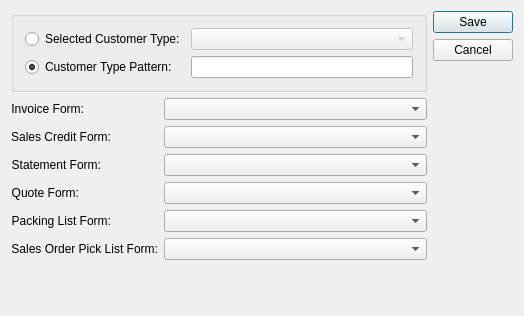
<?xml version="1.0" encoding="UTF-8"?>
<ui version="4.0">
 <comment>This file is part of the xTuple ERP: PostBooks Edition, a free and
open source Enterprise Resource Planning software suite,
Copyright (c) 1999-2018 by OpenMFG LLC, d/b/a xTuple.
It is licensed to you under the Common Public Attribution License
version 1.0, the full text of which (including xTuple-specific Exhibits)
is available at www.xtuple.com/CPAL.  By using this software, you agree
to be bound by its terms.</comment>
 <class>customerFormAssignment</class>
 <widget class="QDialog" name="customerFormAssignment">
  <property name="geometry">
   <rect>
    <x>0</x>
    <y>0</y>
    <width>524</width>
    <height>316</height>
   </rect>
  </property>
  <property name="windowTitle">
   <string>Customer Form Assignment</string>
  </property>
  <layout class="QGridLayout" name="gridLayout">
   <item row="0" column="1">
    <widget class="QDialogButtonBox" name="_buttonBox">
     <property name="orientation">
      <enum>Qt::Vertical</enum>
     </property>
     <property name="standardButtons">
      <set>QDialogButtonBox::Cancel|QDialogButtonBox::Save</set>
     </property>
    </widget>
   </item>
   <item row="0" column="0">
    <layout class="QVBoxLayout">
     <item>
      <widget class="QGroupBox" name="_customerTypeGroup">
       <property name="title">
        <string/>
       </property>
       <layout class="QGridLayout" name="gridLayout_2">
        <item row="0" column="0">
         <widget class="QRadioButton" name="_selectedCustomerType">
          <property name="text">
           <string>Selected Customer Type:</string>
          </property>
         </widget>
        </item>
        <item row="0" column="1">
         <widget class="XComboBox" name="_customerTypes">
          <property name="enabled">
           <bool>false</bool>
          </property>
          <property name="sizePolicy">
           <sizepolicy hsizetype="Expanding" vsizetype="Fixed">
            <horstretch>0</horstretch>
            <verstretch>0</verstretch>
           </sizepolicy>
          </property>
          <property name="type">
           <enum>XComboBox::CustomerTypes</enum>
          </property>
         </widget>
        </item>
        <item row="1" column="0">
         <widget class="QRadioButton" name="_customerTypePattern">
          <property name="text">
           <string>Customer Type Pattern:</string>
          </property>
          <property name="checked">
           <bool>true</bool>
          </property>
         </widget>
        </item>
        <item row="1" column="1">
         <widget class="XLineEdit" name="_customerType">
          <property name="enabled">
           <bool>true</bool>
          </property>
         </widget>
        </item>
       </layout>
      </widget>
     </item>
     <item>
      <layout class="QFormLayout" name="formLayout">
       <item row="1" column="0">
        <widget class="QLabel" name="_invoiceFormLit">
         <property name="text">
          <string>Invoice Form:</string>
         </property>
         <property name="alignment">
          <set>Qt::AlignRight|Qt::AlignTrailing|Qt::AlignVCenter</set>
         </property>
        </widget>
       </item>
       <item row="1" column="1">
        <widget class="XComboBox" name="_invoiceForm">
         <property name="sizePolicy">
          <sizepolicy hsizetype="Expanding" vsizetype="Fixed">
           <horstretch>0</horstretch>
           <verstretch>0</verstretch>
          </sizepolicy>
         </property>
         <property name="allowNull">
          <bool>true</bool>
         </property>
         <property name="nullStr">
          <string>Default</string>
         </property>
         <property name="type">
          <enum>XComboBox::Reports</enum>
         </property>
        </widget>
       </item>
       <item row="2" column="0">
        <widget class="QLabel" name="_creditMemoLit">
         <property name="text">
          <string>Sales Credit Form:</string>
         </property>
         <property name="alignment">
          <set>Qt::AlignRight|Qt::AlignTrailing|Qt::AlignVCenter</set>
         </property>
        </widget>
       </item>
       <item row="2" column="1">
        <widget class="XComboBox" name="_creditMemoForm">
         <property name="sizePolicy">
          <sizepolicy hsizetype="Expanding" vsizetype="Fixed">
           <horstretch>0</horstretch>
           <verstretch>0</verstretch>
          </sizepolicy>
         </property>
         <property name="allowNull">
          <bool>true</bool>
         </property>
         <property name="nullStr">
          <string>Default</string>
         </property>
         <property name="type">
          <enum>XComboBox::Reports</enum>
         </property>
        </widget>
       </item>
       <item row="3" column="0">
        <widget class="QLabel" name="_statementLit">
         <property name="text">
          <string>Statement Form:</string>
         </property>
         <property name="alignment">
          <set>Qt::AlignRight|Qt::AlignTrailing|Qt::AlignVCenter</set>
         </property>
        </widget>
       </item>
       <item row="3" column="1">
        <widget class="XComboBox" name="_statementForm">
         <property name="sizePolicy">
          <sizepolicy hsizetype="Expanding" vsizetype="Fixed">
           <horstretch>0</horstretch>
           <verstretch>0</verstretch>
          </sizepolicy>
         </property>
         <property name="allowNull">
          <bool>true</bool>
         </property>
         <property name="nullStr">
          <string>Default</string>
         </property>
         <property name="type">
          <enum>XComboBox::Reports</enum>
         </property>
        </widget>
       </item>
       <item row="4" column="0">
        <widget class="QLabel" name="_quoteFormLit">
         <property name="text">
          <string>Quote Form:</string>
         </property>
         <property name="alignment">
          <set>Qt::AlignRight|Qt::AlignTrailing|Qt::AlignVCenter</set>
         </property>
        </widget>
       </item>
       <item row="4" column="1">
        <widget class="XComboBox" name="_quoteForm">
         <property name="sizePolicy">
          <sizepolicy hsizetype="Expanding" vsizetype="Fixed">
           <horstretch>0</horstretch>
           <verstretch>0</verstretch>
          </sizepolicy>
         </property>
         <property name="allowNull">
          <bool>true</bool>
         </property>
         <property name="nullStr">
          <string>Default</string>
         </property>
         <property name="type">
          <enum>XComboBox::Reports</enum>
         </property>
        </widget>
       </item>
       <item row="5" column="0">
        <widget class="QLabel" name="_packingListFormLit">
         <property name="text">
          <string>Packing List Form:</string>
         </property>
         <property name="alignment">
          <set>Qt::AlignRight|Qt::AlignTrailing|Qt::AlignVCenter</set>
         </property>
        </widget>
       </item>
       <item row="5" column="1">
        <widget class="XComboBox" name="_packingListForm">
         <property name="sizePolicy">
          <sizepolicy hsizetype="Expanding" vsizetype="Fixed">
           <horstretch>0</horstretch>
           <verstretch>0</verstretch>
          </sizepolicy>
         </property>
         <property name="allowNull">
          <bool>true</bool>
         </property>
         <property name="nullStr">
          <string>Default</string>
         </property>
         <property name="type">
          <enum>XComboBox::Reports</enum>
         </property>
        </widget>
       </item>
       <item row="6" column="0">
        <widget class="QLabel" name="_soPickListFormLit">
         <property name="text">
          <string>Sales Order Pick List Form:</string>
         </property>
         <property name="alignment">
          <set>Qt::AlignRight|Qt::AlignTrailing|Qt::AlignVCenter</set>
         </property>
        </widget>
       </item>
       <item row="6" column="1">
        <widget class="XComboBox" name="_soPickListForm">
         <property name="allowNull">
          <bool>true</bool>
         </property>
         <property name="nullStr">
          <string>Default</string>
         </property>
         <property name="type">
          <enum>XComboBox::Reports</enum>
         </property>
        </widget>
       </item>
      </layout>
     </item>
     <item>
      <spacer>
       <property name="orientation">
        <enum>Qt::Vertical</enum>
       </property>
       <property name="sizeType">
        <enum>QSizePolicy::Expanding</enum>
       </property>
       <property name="sizeHint" stdset="0">
        <size>
         <width>20</width>
         <height>138</height>
        </size>
       </property>
      </spacer>
     </item>
    </layout>
   </item>
  </layout>
 </widget>
 <layoutdefault spacing="6" margin="11"/>
 <customwidgets>
  <customwidget>
   <class>XComboBox</class>
   <extends>QComboBox</extends>
   <header>xcombobox.h</header>
  </customwidget>
  <customwidget>
   <class>XLineEdit</class>
   <extends>QLineEdit</extends>
   <header>xlineedit.h</header>
   <container>1</container>
  </customwidget>
 </customwidgets>
 <tabstops>
  <tabstop>_selectedCustomerType</tabstop>
  <tabstop>_customerTypes</tabstop>
  <tabstop>_customerTypePattern</tabstop>
  <tabstop>_customerType</tabstop>
  <tabstop>_invoiceForm</tabstop>
  <tabstop>_creditMemoForm</tabstop>
  <tabstop>_statementForm</tabstop>
  <tabstop>_quoteForm</tabstop>
  <tabstop>_packingListForm</tabstop>
  <tabstop>_soPickListForm</tabstop>
  <tabstop>_buttonBox</tabstop>
 </tabstops>
 <resources/>
 <connections>
  <connection>
   <sender>_selectedCustomerType</sender>
   <signal>toggled(bool)</signal>
   <receiver>_customerTypes</receiver>
   <slot>setEnabled(bool)</slot>
   <hints>
    <hint type="sourcelabel">
     <x>20</x>
     <y>20</y>
    </hint>
    <hint type="destinationlabel">
     <x>20</x>
     <y>20</y>
    </hint>
   </hints>
  </connection>
  <connection>
   <sender>_customerTypePattern</sender>
   <signal>toggled(bool)</signal>
   <receiver>_customerType</receiver>
   <slot>setEnabled(bool)</slot>
   <hints>
    <hint type="sourcelabel">
     <x>20</x>
     <y>20</y>
    </hint>
    <hint type="destinationlabel">
     <x>20</x>
     <y>20</y>
    </hint>
   </hints>
  </connection>
  <connection>
   <sender>_buttonBox</sender>
   <signal>rejected()</signal>
   <receiver>customerFormAssignment</receiver>
   <slot>reject()</slot>
   <hints>
    <hint type="sourcelabel">
     <x>553</x>
     <y>134</y>
    </hint>
    <hint type="destinationlabel">
     <x>299</x>
     <y>132</y>
    </hint>
   </hints>
  </connection>
 </connections>
</ui>
